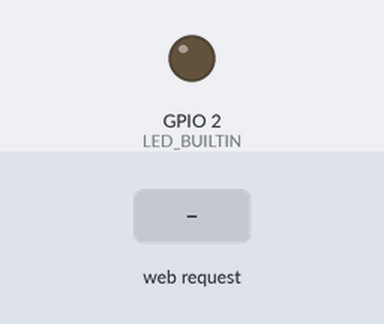
The program below on a simulated ESP32. Shown: output pins drawn as LEDs (lit = HIGH). The test bench sets the inputs (shaded band). WiFi joins after 1.5 s; servers stay silent unless stated; what the program prints to the serial monitor is not drawn.

Above: at 2.8 s.
2.9 s: HTTP request GET /on received
At 4.1 s:
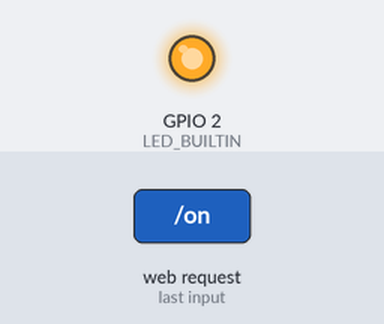
4.4 s: HTTP request GET /off received
At 5.4 s:
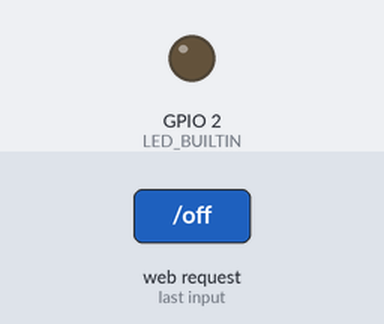
Timing chart, 0 to 7.4 s (numbered marks = the images above; inputs shaded):
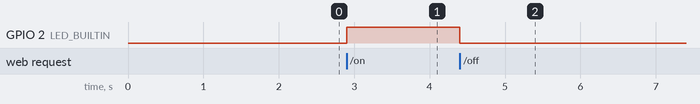

Measured:
- after the input at 2.9 s, GPIO 2 (LED_BUILTIN): LOW → HIGH at once
- after the input at 4.4 s, GPIO 2 (LED_BUILTIN): HIGH → LOW at once

The program:

main.cpp
```cpp
#include <WiFi.h>
#include <WebServer.h>

// Wi-Fi credentials
const char* ssid = "iQOO Neo6";
const char* password = "mukunda11";

// Define LED pin
#define LED_BUILTIN 2

// Create a web server instance
WebServer server(80);

void handleLedOn() {
  digitalWrite(LED_BUILTIN, HIGH); // Turn LED ON
  server.send(200, "text/plain", "LED is ON");
}

void handleLedOff() {
  digitalWrite(LED_BUILTIN, LOW); // Turn LED OFF
  server.send(200, "text/plain", "LED is OFF");
}

void setup() {
  // Initialize LED pin
  pinMode(LED_BUILTIN, OUTPUT);
  digitalWrite(LED_BUILTIN, LOW);

  // Start Serial Monitor
  Serial.begin(115200);
  delay(100);

  // Connect to Wi-Fi
  WiFi.begin(ssid, password);
  Serial.print("Connecting to WiFi...");
  while (WiFi.status() != WL_CONNECTED) {
    delay(500);
    Serial.print(".");
  }

  // Print IP Address
  Serial.println("\nConnected to WiFi!");
  Serial.print("IP Address: ");
  Serial.println(WiFi.localIP());

  // Set up web server routes
  server.on("/on", handleLedOn);
  server.on("/off", handleLedOff);

  // Start the server
  server.begin();
  Serial.println("Web server started!");
}

void loop() {
  // Handle client requests
  server.handleClient();
}
```
